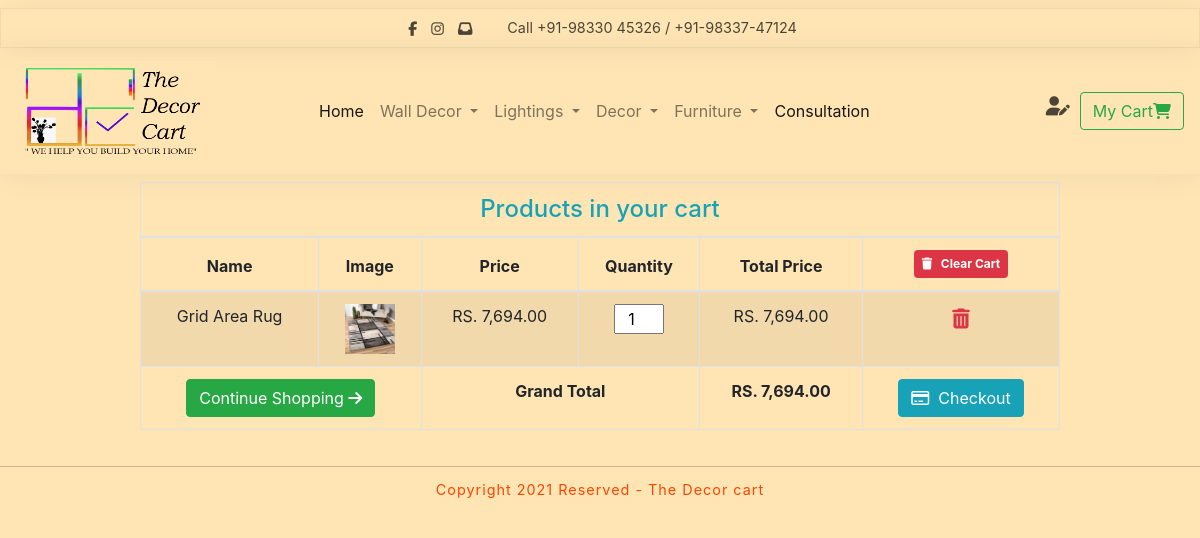
The app's page /cart.php with its own data.
### tables this page shows
CREATE TABLE `cart` (
  `id` int(11) NOT NULL,
  `product_name` varchar(100) NOT NULL,
  `product_price` varchar(50) NOT NULL,
  `product_image` varchar(255) NOT NULL,
  `qty` int(100) NOT NULL,
  `total_price` varchar(100) NOT NULL
);

### cart.php (the view, shortened to what this page needs)
<!DOCTYPE html>
<html lang="en">
<head>
    <link rel="stylesheet" href="style.css">
    <link rel="stylesheet" href="https://maxcdn.bootstrapcdn.com/bootstrap/4.3.1/css/bootstrap.min.css">
</head>
<body class="main my-2">
    <nav class="m-auto text-center nav-dark ">
            <div class="social-call">
                <div class="social">
                    <a href="https://www.facebook.com/Thedecorcart-102415515156793">
                        <i class="fab fa-facebook-f">
                        </i>
                    </a>
                    <a href="https://www.instagram.com/the.decor_cart">
                        <i class="fab fa-instagram">
                        </i>
                    </a>
                    <a href="#">
                        <i class="fas fa-inbox" title="thedecor.cart@gmail.com">
                        </i>
                    </a>
                </div>
                <div class="phone">
                    <span>
                        Call +91-98330 45326 / +91-98337-47124
                    </span>
                </div>
            </div>
</nav>
            <nav class="navbar navbar-expand-sm  navbar-light">
    <a class="navbar-brand" href="#"><img src="miscellaneous/Untitled-3.png" width="200px" height="100px"></a>
    <ul class="navbar-nav m-auto">
        <li class="nav-item">
            <a class="nav-link active" href="index.php">Home</a>
        </li>
        <li class="nav-item dropdown">
            <a class="nav-link dropdown-toggle" href="#" id="navbardrop" data-toggle="dropdown">
                 Wall Decor
             </a>
        </li>
        <li class="nav-item dropdown">
            <a class="nav-link dropdown-toggle" href="#" id="navbardrop" data-toggle="dropdown">
                Lightings
            </a>
        </li>
        <li class="nav-item dropdown">
            <a class="nav-link dropdown-toggle" href="#" id="navbardrop" data-toggle="dropdown">
                Decor
            </a>
        </li>
        <li class="nav-item dropdown">
            <a class="nav-link dropdown-toggle" href="#" id="navbardrop" data-toggle="dropdown">
                Furniture
            </a>
        </li>
        <li class="nav-item">
            <a class="nav-link active" href="consultation confirmation.php">Consultation</a>
        </li>
    </ul>
    <ul class="navbar-nav ml-auto">
    <div class="right-menu">
                    <a href="javascript:void(0);" class="user">
                        <i class="fas fa-user-edit">
                        </i>
                    </a>
                </div>
        <li class="nav-item">
            <a class="btn btn-outline-success" href="cart.php">My Cart<i class="fas fa-shopping-cart"></i></a>
        </li>
    </ul>
</nav>
       <div class="container">
           <div class="row justify-content-center">
               <div class="col-lg-10">
                   <div class="table-responsive mt-2">
                       <table class="table table-bordered table-striped text-center">
                          <thead>
                          <tr>
                               <td colspan="7">
                                   <h4 class="text-center text-info m-0">Products in your cart</h4>
                               </td>
                           </tr>
                           <tr>
                               <th>Name</th>
                               <th>Image</th>
                               <th>Price</th>
                               <th>Quantity</th>
                               <th>Total Price</th>
                               <th>
                                   <a href="action.php?clear=all" class="badge-danger badge p-2" onclick="return confirm('Are you sure?');"><i class="fas fa-trash"></i>&nbsp;&nbsp; Clear Cart</a>
                               </th>
                           </tr>
                          </thead>
                          <tbody>
                              <?php
                                require 'config.php';
                                $stmt = $conn->prepare("SELECT * FROM cart");
                                $stmt->execute();
                                $result = $stmt->get_result();
                                $grand_total = 0;
                                while($row = $result->fetch_assoc()):
                              ?>
                              <tr>
                                  <td><?= $row['product_name']?></td>
                                  <td><img src="<?= $row['product_image']?>" width="50"></td>
                                  <td>RS. <?= number_format($row['product_price'],2);?></td>
                                  <td><input type="number" class="  text-center itemQty" value="<?= $row['qty']?>" style="width:50px;"></td>
                                  <td>RS. <?= number_format($row['total_price'],2);?></td>
                                  <td>
                                      <a href="action.php?remove=<?= $row['product_name']?>" class="text-danger lead" onclick="return confirm('Are you sure?');"><i class="fas fa-trash-alt"></i></a>
                                  </td>
                              </tr>
                              <?php $grand_total += $row['total_price']; ?>
                              <?php endwhile;?>
                              <tr>
                                  <td colspan="2">
                                      <a href="index.php" class="btn btn-success">Continue Shopping <i class="fas fa-arrow-right"></i></a>
                                  </td>
                                  <td colspan="2"><b>Grand Total</b></td>
                                  <td><b>RS. <?= number_format($grand_total,2);?></b></td>
                                  <td>
                                      <a href="checkout.php" class="btn btn-info <?= ($grand_total>1)?"":"disabled"; ?>"><i class="far fa-credit-card"></i>&nbsp; Checkout</a>
                                  </td>
                              </tr>
                          </tbody>
                       </table>
                   </div>
               </div>
           </div>
       </div>
     <footer class="text-center">
            <span class="copyright ">
                Copyright 2021 Reserved - The Decor cart
            </span>
        </footer>
</body>
</html>

### style.css (style rules this page uses)
.main { color: #000; background: #ffe5b4; }
.navbar-nav { color: #000; }
body { margin: 0px; padding: 0px; font-family: poppins; background: #ffe5b4; }
* { box-sizing: border-box; }
ul { list-style: none; }
a { text-decoration: none; }
nav { width: 100%; box-shadow: 2px 2px 30px rgba(0,0,0,0.05); z-index: 100; }
.social-call { height: 40px; border: 1px solid rgba(0,0,0,0.05); display: flex; justify-content: center; align-items: center; }
.social a { margin: 0px 5px; color: rgba(0,0,0,0.7); font-size: 0.9rem; }
.phone { color: rgba(0,0,0,0.7); margin-left: 30px; font-size: 0.9rem; }
.right-menu a { margin: 0px 10px; font-size: 1.2rem; color: rgba(0,0,0,0.7); }
.fa-shopping-cart { position: relative }
footer { display: flex; justify-content: center; align-items: center; padding: 10px; border-top: 1px solid rgba(0,0,0,0.2) ; flex-wrap: wrap; margin-top: 20px; width: 100%; }
.copyright { font-size: 0.9rem; color: orangered; letter-spacing: 1px; }
.active, .menu:hover { align-items: center; border-radius: 3px; }

### records on screen
cart: product_name "Grid Area Rug", product_image (picture), product_price "7,694.00", qty "1", total_price "7,694.00"

### other values on screen
$grand_total "7,694.00"
